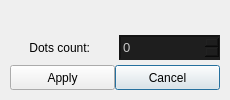
<?xml version="1.0" encoding="UTF-8"?>
<ui version="4.0">
 <class>DialogTrailingDots</class>
 <widget class="QDialog" name="DialogTrailingDots">
  <property name="geometry">
   <rect>
    <x>0</x>
    <y>0</y>
    <width>230</width>
    <height>100</height>
   </rect>
  </property>
  <property name="windowTitle">
   <string>Dialog</string>
  </property>
  <widget class="QPushButton" name="buttonCancel">
   <property name="geometry">
    <rect>
     <x>115</x>
     <y>65</y>
     <width>105</width>
     <height>25</height>
    </rect>
   </property>
   <property name="text">
    <string>Cancel</string>
   </property>
  </widget>
  <widget class="QPushButton" name="buttonApply">
   <property name="geometry">
    <rect>
     <x>10</x>
     <y>65</y>
     <width>105</width>
     <height>25</height>
    </rect>
   </property>
   <property name="text">
    <string>Apply</string>
   </property>
  </widget>
  <widget class="QLabel" name="labelCount">
   <property name="geometry">
    <rect>
     <x>-10</x>
     <y>35</y>
     <width>100</width>
     <height>25</height>
    </rect>
   </property>
   <property name="text">
    <string>Dots count:</string>
   </property>
   <property name="alignment">
    <set>Qt::AlignRight|Qt::AlignTrailing|Qt::AlignVCenter</set>
   </property>
  </widget>
  <widget class="QSpinBox" name="spinBoxCount">
   <property name="geometry">
    <rect>
     <x>119</x>
     <y>35</y>
     <width>101</width>
     <height>25</height>
    </rect>
   </property>
   <property name="styleSheet">
    <string notr="true">QSpinBox:enabled
{
	color: #c8c8c8;
	background-color: #1e1e1e;
	border-style: inset;
	border-width: 2px;
	border-color: #141414;
	selection-background-color: #060064;
	font: 13px;
}

QSpinBox
{
	color: #323232;
	background-color: #050505;
	border-style: inset;
	border-width: 2px;
	border-color: #0a0a0a;
	font: 13px;
}</string>
   </property>
   <property name="maximum">
    <number>359</number>
   </property>
  </widget>
 </widget>
 <resources/>
 <connections/>
</ui>
